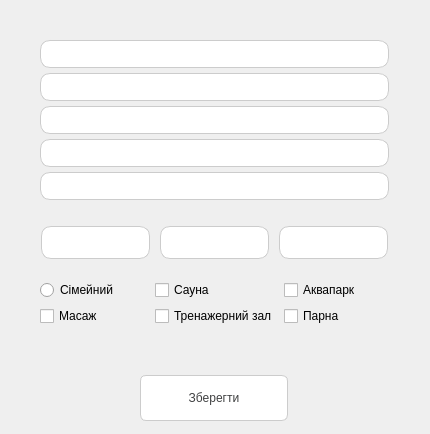
<?xml version="1.0" encoding="UTF-8"?>
<ui version="4.0">
 <class>AddNewAbonement</class>
 <widget class="AddNewAbonement" name="AddNewAbonement">
  <property name="geometry">
   <rect>
    <x>0</x>
    <y>0</y>
    <width>430</width>
    <height>434</height>
   </rect>
  </property>
  <property name="windowTitle">
   <string>Додавання студента</string>
  </property>
  <property name="styleSheet">
   <string notr="true">QDialog
{
	background:white;
}</string>
  </property>
  <widget class="QPushButton" name="PushButtonAddAbonement">
   <property name="geometry">
    <rect>
     <x>140</x>
     <y>370</y>
     <width>151</width>
     <height>51</height>
    </rect>
   </property>
   <property name="styleSheet">
    <string notr="true">QPushButton{
	background-color:white;
	margin-right:3%;
	margin-top:5px;
	border-width:1px;
	border-style:solid;
	border-color:rgb(204,204,204);
	border-radius:6px;
	padding: 5px 9px;
	font: 12pt &quot;Times New Roman&quot;;
	color:rgb(64, 65, 66);
image:url(:/photo/save.png);
image-position:left;
}

QPushButton:hover {
		border-bottom: 3px solid rgb(204, 204, 204);
}
QPushButton:pressed
{
	background: rgb(197, 197, 197);
}</string>
   </property>
   <property name="text">
    <string>Зберегти</string>
   </property>
  </widget>
  <widget class="QWidget" name="layoutWidget">
   <property name="geometry">
    <rect>
     <x>40</x>
     <y>20</y>
     <width>352</width>
     <height>321</height>
    </rect>
   </property>
   <layout class="QVBoxLayout" name="verticalLayout_2">
    <item>
     <layout class="QVBoxLayout" name="verticalLayout">
      <property name="spacing">
       <number>0</number>
      </property>
      <item>
       <widget class="QLineEdit" name="LineEditLastName">
        <property name="styleSheet">
         <string notr="true">QLineEdit{
	background-color:white;
	margin-right:3%;
	margin-top:5px;
	border-width:1px;
	border-style:solid;
	border-color:rgb(204, 204, 204);
	border-radius:10px;
	padding: 5px 9px;
	font: italic 12pt &quot;Times New Roman&quot;;
	color:rgb(64, 65, 66);
}

QLineEdit:hover {
		border-bottom: 3px solid rgb(204, 204, 204);
}
</string>
        </property>
       </widget>
      </item>
      <item>
       <widget class="QLineEdit" name="LineEditFirstName">
        <property name="styleSheet">
         <string notr="true">QLineEdit{
	background-color:white;
	margin-right:3%;
	margin-top:5px;
	border-width:1px;
	border-style:solid;
	border-color:rgb(204, 204, 204);
	border-radius:10px;
	padding: 5px 9px;
	font: italic 12pt &quot;Times New Roman&quot;;
	color:rgb(64, 65, 66);
}

QLineEdit:hover {
		border-bottom: 3px solid rgb(204, 204, 204);
}</string>
        </property>
       </widget>
      </item>
      <item>
       <widget class="QLineEdit" name="LineEditFathersName">
        <property name="styleSheet">
         <string notr="true">QLineEdit{
	background-color:white;
	margin-right:3%;
	margin-top:5px;
	border-width:1px;
	border-style:solid;
	border-color:rgb(204, 204, 204);
	border-radius:10px;
	padding: 5px 9px;
	font: italic 12pt &quot;Times New Roman&quot;;
	color:rgb(64, 65, 66);
}

QLineEdit:hover {
		border-bottom: 3px solid rgb(204, 204, 204);
}</string>
        </property>
       </widget>
      </item>
      <item>
       <widget class="QLineEdit" name="LineEditDurationPerDay">
        <property name="styleSheet">
         <string notr="true">QLineEdit{
	background-color:white;
	margin-right:3%;
	margin-top:5px;
	border-width:1px;
	border-style:solid;
	border-color:rgb(204, 204, 204);
	border-radius:10px;
	padding: 5px 9px;
	font: italic 12pt &quot;Times New Roman&quot;;
	color:rgb(64, 65, 66);
}

QLineEdit:hover {
		border-bottom: 3px solid rgb(204, 204, 204);
}</string>
        </property>
       </widget>
      </item>
      <item>
       <widget class="QLineEdit" name="LineEditVisitsPerMonth">
        <property name="styleSheet">
         <string notr="true">QLineEdit{
	background-color:white;
	margin-right:3%;
	margin-top:5px;
	border-width:1px;
	border-style:solid;
	border-color:rgb(204, 204, 204);
	border-radius:10px;
	padding: 5px 9px;
	font: italic 12pt &quot;Times New Roman&quot;;
	color:rgb(64, 65, 66);
}

QLineEdit:hover {
		border-bottom: 3px solid rgb(204, 204, 204);
}</string>
        </property>
       </widget>
      </item>
     </layout>
    </item>
    <item>
     <layout class="QHBoxLayout" name="horizontalLayout">
      <item>
       <widget class="QLineEdit" name="LineEditEndDay">
        <property name="maximumSize">
         <size>
          <width>112</width>
          <height>38</height>
         </size>
        </property>
        <property name="styleSheet">
         <string notr="true">QLineEdit{
	background-color:white;
	margin-right:3%;
	margin-top:5px;
	border-width:1px;
	border-style:solid;
	border-color:rgb(204, 204, 204);
	border-radius:10px;
	padding: 5px 9px;
	font: italic 12pt &quot;Times New Roman&quot;;
	color:rgb(64, 65, 66);
}

QLineEdit:hover {
		border-bottom: 3px solid rgb(204, 204, 204);
}</string>
        </property>
       </widget>
      </item>
      <item>
       <widget class="QLineEdit" name="LineEditEndMonth">
        <property name="maximumSize">
         <size>
          <width>112</width>
          <height>38</height>
         </size>
        </property>
        <property name="styleSheet">
         <string notr="true">QLineEdit{
	background-color:white;
	margin-right:3%;
	margin-top:5px;
	border-width:1px;
	border-style:solid;
	border-color:rgb(204, 204, 204);
	border-radius:10px;
	padding: 5px 9px;
	font: italic 12pt &quot;Times New Roman&quot;;
	color:rgb(64, 65, 66);
}

QLineEdit:hover {
		border-bottom: 3px solid rgb(204, 204, 204);
}</string>
        </property>
       </widget>
      </item>
      <item>
       <widget class="QLineEdit" name="LineEditEndYear">
        <property name="minimumSize">
         <size>
          <width>0</width>
          <height>0</height>
         </size>
        </property>
        <property name="maximumSize">
         <size>
          <width>112</width>
          <height>38</height>
         </size>
        </property>
        <property name="styleSheet">
         <string notr="true">QLineEdit{
	background-color:white;
	margin-right:3%;
	margin-top:5px;
	border-width:1px;
	border-style:solid;
	border-color:rgb(204, 204, 204);
	border-radius:10px;
	padding: 5px 9px;
	font: italic 12pt &quot;Times New Roman&quot;;
	color:rgb(64, 65, 66);
}

QLineEdit:hover {
		border-bottom: 3px solid rgb(204, 204, 204);
}</string>
        </property>
       </widget>
      </item>
     </layout>
    </item>
    <item>
     <layout class="QGridLayout" name="gridLayout">
      <item row="0" column="0">
       <widget class="QRadioButton" name="RadioButtonIsFamily">
        <property name="text">
         <string>Сімейний</string>
        </property>
       </widget>
      </item>
      <item row="0" column="1">
       <widget class="QCheckBox" name="CheckBoxSauna">
        <property name="text">
         <string>Сауна</string>
        </property>
       </widget>
      </item>
      <item row="0" column="2">
       <widget class="QCheckBox" name="CheckBoxWaterPark">
        <property name="text">
         <string>Аквапарк</string>
        </property>
       </widget>
      </item>
      <item row="1" column="0">
       <widget class="QCheckBox" name="CheckBoxMassage">
        <property name="text">
         <string>Масаж</string>
        </property>
       </widget>
      </item>
      <item row="1" column="1">
       <widget class="QCheckBox" name="CheckBoxGym">
        <property name="text">
         <string>Тренажерний зал</string>
        </property>
       </widget>
      </item>
      <item row="1" column="2">
       <widget class="QCheckBox" name="CheckBoxSteamRoom">
        <property name="text">
         <string>Парна</string>
        </property>
       </widget>
      </item>
     </layout>
    </item>
   </layout>
  </widget>
 </widget>
 <customwidgets>
  <customwidget>
   <class>AddNewAbonement</class>
   <extends>QWidget</extends>
   <header>addnewabonement.h</header>
   <container>1</container>
  </customwidget>
 </customwidgets>
 <resources/>
 <connections/>
</ui>
